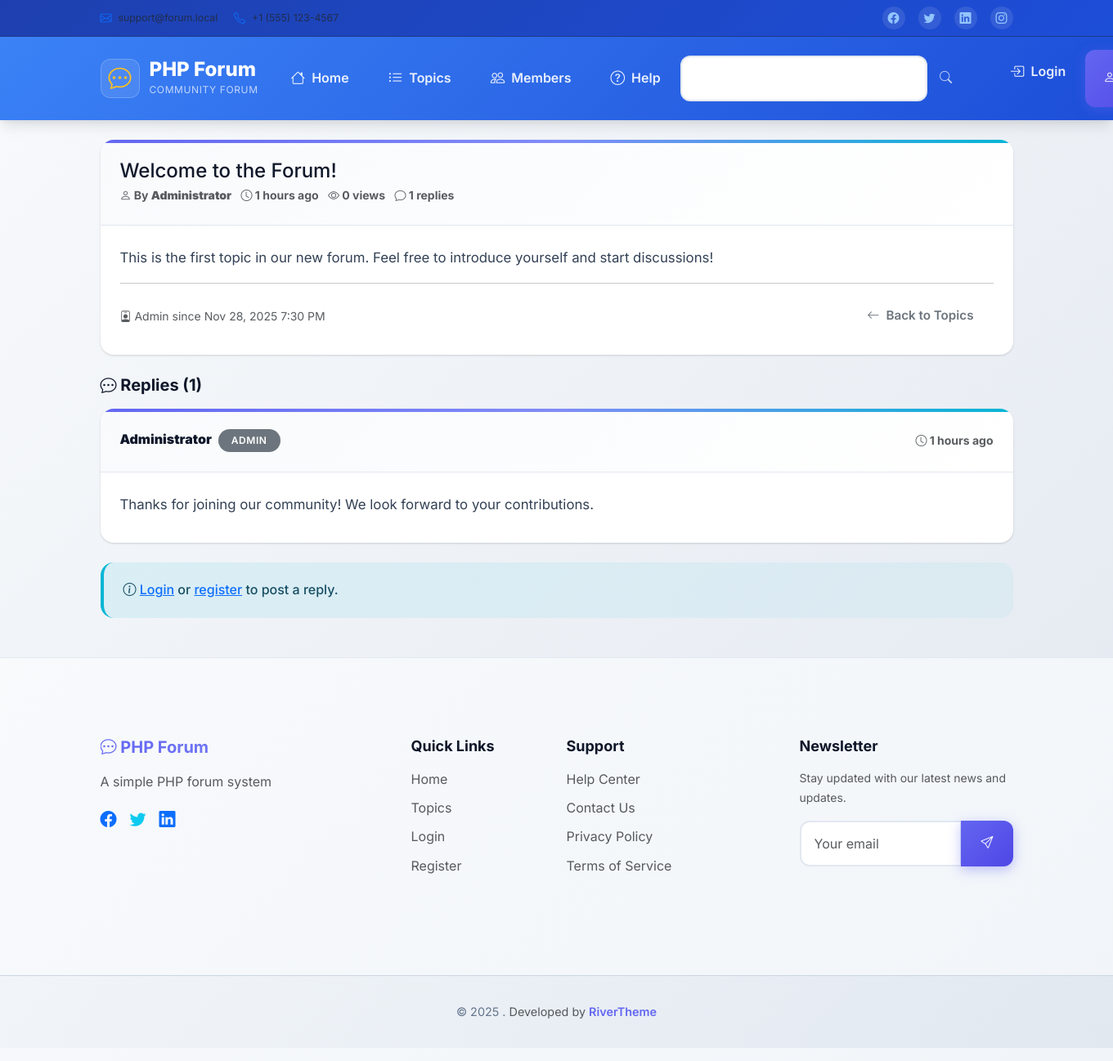
The page /public/forum/view_topic.php?id=1 on the database its author committed.
### tables this page shows
CREATE TABLE topics (
    id INT AUTO_INCREMENT PRIMARY KEY,
    title VARCHAR(255) NOT NULL,
    content TEXT NOT NULL,
    user_id INT NOT NULL,
    created_at TIMESTAMP DEFAULT CURRENT_TIMESTAMP,
    updated_at TIMESTAMP DEFAULT CURRENT_TIMESTAMP ON UPDATE CURRENT_TIMESTAMP,
    is_locked BOOLEAN DEFAULT FALSE,
    is_pinned BOOLEAN DEFAULT FALSE,
    view_count INT DEFAULT 0,
    reply_count INT DEFAULT 0,
    last_reply_at TIMESTAMP NULL,
    last_reply_user_id INT NULL,
    FOREIGN KEY (user_id) REFERENCES users(id) ON DELETE CASCADE,
    FOREIGN KEY (last_reply_user_id) REFERENCES users(id) ON DELETE SET NULL,
    INDEX idx_created_at (created_at),
    INDEX idx_user_id (user_id),
    INDEX idx_pinned_created (is_pinned, created_at),
    INDEX idx_last_reply (last_reply_at),
    FULLTEXT idx_title_content (title, content)
);

CREATE TABLE users (
    id INT AUTO_INCREMENT PRIMARY KEY,
    username VARCHAR(50) NOT NULL UNIQUE,
    email VARCHAR(100) NOT NULL UNIQUE,
    password_hash VARCHAR(255) NOT NULL,
    display_name VARCHAR(100) NOT NULL,
    join_date TIMESTAMP DEFAULT CURRENT_TIMESTAMP,
    last_login TIMESTAMP NULL,
    is_active BOOLEAN DEFAULT TRUE,
    user_role ENUM('user', 'moderator', 'admin') DEFAULT 'user',
    INDEX idx_username (username),
    INDEX idx_email (email),
    INDEX idx_active (is_active)
);

CREATE TABLE replies (
    id INT AUTO_INCREMENT PRIMARY KEY,
    topic_id INT NOT NULL,
    user_id INT NOT NULL,
    content TEXT NOT NULL,
    parent_reply_id INT NULL,
    created_at TIMESTAMP DEFAULT CURRENT_TIMESTAMP,
    updated_at TIMESTAMP DEFAULT CURRENT_TIMESTAMP ON UPDATE CURRENT_TIMESTAMP,
    is_deleted BOOLEAN DEFAULT FALSE,
    FOREIGN KEY (topic_id) REFERENCES topics(id) ON DELETE CASCADE,
    FOREIGN KEY (user_id) REFERENCES users(id) ON DELETE CASCADE,
    FOREIGN KEY (parent_reply_id) REFERENCES replies(id) ON DELETE SET NULL,
    INDEX idx_topic_id (topic_id),
    INDEX idx_user_id (user_id),
    INDEX idx_created_at (created_at),
    INDEX idx_parent_reply (parent_reply_id),
    INDEX idx_topic_created (topic_id, created_at)
);

### includes/functions.php (called while the page is built, shortened)
<?php
function sanitize_input($input) {
    return htmlspecialchars(trim($input), ENT_QUOTES, 'UTF-8');
}
function is_logged_in() {
    return isset($_SESSION['user_id']) && !empty($_SESSION['user_id']);
}
function format_date($date) {
    return date('M j, Y g:i A', strtotime($date));
}
function time_ago($date) {
    $time = time() - strtotime($date);
    if ($time < 86400) return floor($time/3600) . ' hours ago';
    return format_date($date);
}
?>

### public/forum/view_topic.php (the view, shortened to what this page needs)
<?php
$topic_id = (int)($_GET['id'] ?? 0);
$page = max(1, (int)($_GET['page'] ?? 1));
$errors = [];
$db = getDB();
$stmt = $db->prepare("
    SELECT t.*, u.username, u.display_name, u.user_role, u.join_date
    FROM topics t
    JOIN users u ON t.user_id = u.id
    WHERE t.id = ?
");
$stmt->execute([$topic_id]);
$topic = $stmt->fetch();
$offset = ($page - 1) * REPLIES_PER_PAGE;
$stmt = $db->prepare("
    SELECT r.*, u.username, u.display_name, u.user_role, u.join_date,
           parent_u.display_name as parent_author
    FROM replies r
    JOIN users u ON r.user_id = u.id
    LEFT JOIN replies parent_r ON r.parent_reply_id = parent_r.id
    LEFT JOIN users parent_u ON parent_r.user_id = parent_u.id
    WHERE r.topic_id = ? AND r.is_deleted = 0
    ORDER BY r.created_at ASC
    LIMIT ? OFFSET ?
");
$stmt->execute([$topic_id, REPLIES_PER_PAGE, $offset]);
$replies = $stmt->fetchAll();
$stmt = $db->prepare("SELECT COUNT(*) FROM replies WHERE topic_id = ? AND is_deleted = 0");
$stmt->execute([$topic_id]);
$total_replies = $stmt->fetchColumn();
include '../../includes/header.php';
?>
<div class="card mb-4">
    <div class="card-header d-flex justify-content-between align-items-start">
        <div>
            <h1 class="h4 mb-1"><?php echo sanitize_input($topic['title']); ?></h1>
            <div class="text-muted small">
                <i class="bi bi-person"></i> By <strong><?php echo sanitize_input($topic['display_name']); ?></strong>
                <i class="bi bi-clock ms-2"></i> <?php echo time_ago($topic['created_at']); ?>
                <i class="bi bi-eye ms-2"></i> <?php echo $topic['view_count']; ?> views
                <i class="bi bi-chat ms-2"></i> <?php echo $topic['reply_count']; ?> replies
            </div>
        </div>
    </div>
    <div class="card-body">
        <div class="topic-content">
            <?php echo $topic['content']; ?>
        </div>
        <hr>
        <div class="d-flex justify-content-between align-items-center">
            <div class="text-muted small">
                <i class="bi bi-person-badge"></i>
                <?php echo ucfirst($topic['user_role']); ?> since <?php echo format_date($topic['join_date']); ?>
            </div>
            <div>
                <a href="topics.php" class="btn btn-outline-secondary btn-sm">
                    <i class="bi bi-arrow-left"></i> Back to Topics
                </a>
            </div>
        </div>
    </div>
</div>
<div id="replies">
    <h5><i class="bi bi-chat-dots"></i> Replies (<?php echo $total_replies; ?>)</h5>
    <?php if (empty($replies)): ?>
        <div class="alert alert-info">
            <i class="bi bi-info-circle"></i> No replies yet. Be the first to reply!
        </div>
    <?php else: ?>
        <?php foreach ($replies as $reply): ?>
            <div class="card mb-3" id="reply-<?php echo $reply['id']; ?>">
                <div class="card-header d-flex justify-content-between align-items-center">
                    <div>
                        <strong><?php echo sanitize_input($reply['display_name']); ?></strong>
                        <span class="badge bg-secondary ms-1"><?php echo ucfirst($reply['user_role']); ?></span>
                    </div>
                    <small class="text-muted">
                        <i class="bi bi-clock"></i> <?php echo time_ago($reply['created_at']); ?>
                    </small>
                </div>
                <div class="card-body">
                    <div class="reply-content">
                        <?php echo $reply['content']; ?>
                    </div>
                </div>
            </div>
        <?php endforeach; ?>
    <?php endif; ?>
</div>
<?php if (is_logged_in() && !$topic['is_locked']): ?>
    <div class="card mt-4">
        <div class="card-header">
            <h6 class="mb-0"><i class="bi bi-plus-circle"></i> Post a Reply</h6>
        </div>
        <div class="card-body">
            <?php if (!empty($errors)): ?>
                <div class="alert alert-danger">
                    <ul class="mb-0">
                        <?php foreach ($errors as $error): ?>
                            <li><?php echo sanitize_input($error); ?></li>
                        <?php endforeach; ?>
                    </ul>
                </div>
            <?php endif; ?>
            <form method="POST" action="" id="reply-form">
                <input type="hidden" name="csrf_token" value="<?php echo generate_csrf_token(); ?>">
                <input type="hidden" name="parent_reply_id" id="parent_reply_id" value="">
                <div id="reply-context" class="alert alert-info" style="display: none;">
                    <i class="bi bi-reply"></i> Replying to <strong id="reply-author"></strong>
                    <button type="button" class="btn-close float-end" id="cancel-reply"></button>
                </div>
                <div class="mb-3">
                    <label for="content" class="form-label">Your Reply</label>
                    <textarea class="form-control" id="content" name="content" rows="4"
                              required minlength="5"
                              placeholder="Write your reply here..."><?php echo sanitize_input($_POST['content'] ?? ''); ?></textarea>
                </div>
                <div class="d-flex gap-2">
                    <button type="submit" class="btn btn-primary">
                        <i class="bi bi-send"></i> Post Reply
                    </button>
                    <button type="button" class="btn btn-secondary" id="cancel-reply-btn" style="display: none;">
                        Cancel Reply
                    </button>
                </div>
            </form>
        </div>
    </div>
<?php elseif (!is_logged_in()): ?>
    <div class="alert alert-info mt-4">
        <i class="bi bi-info-circle"></i>
                        <a href="../auth/login.php">Login</a> or <a href="../auth/register.php">register</a> to post a reply.
    </div>
<?php elseif ($topic['is_locked']): ?>
    <div class="alert alert-warning mt-4">
        <i class="bi bi-lock"></i> This topic is locked and cannot receive new replies.
    </div>
<?php endif; ?>
<?php include '../../includes/footer.php'; ?>

### public/css/style.css (style rules this page uses)
:root { --primary-color: #6366f1; --primary-dark: #4f46e5; --primary-light: #818cf8; --secondary-color: #64748b; --success-color: #10b981; --danger-color: #ef4444; --warning-color: #f59e0b; --info-color: #06b6d4; --light-color: #f8fafc; --dark-color: #1e293b; --gray-50: #f8fafc; --gray-100: #f1f5f9; --gray-200: #e2e8f0; --gray-300: #cbd5e1; --gray-400: #94a3b8; --gray-500: #64748b; --gray-600: #475569; --gray-700: #334155; --gray-800: #1e293b; --gray-900: #0f172a; --border-radius: 12px; --border-radius-lg: 16px; --border-radius-xl: 20px; --box-shadow: 0 1px 3px 0 rgba(0, 0, 0, 0.1), 0 1px 2px 0 rgba(0, 0, 0, 0.06); --box-shadow-lg: 0 10px 15px -3px rgba(0, 0, 0, 0.1), 0 4px 6px -2px rgba(0, 0, 0, 0.05); --box-shadow-xl: 0 20px 25px -5px rgba(0, 0, 0, 0.1), 0 10px 10px -5px rgba(0, 0, 0, 0.04); --transition: all 0.3s cubic-bezier(0.4, 0, 0.2, 1); --transition-fast: all 0.15s cubic-bezier(0.4, 0, 0.2, 1); }
* { box-sizing: border-box; }
body { font-family: 'Inter', -apple-system, BlinkMacSystemFont, 'Segoe UI', Roboto, 'Helvetica Neue', Arial, sans-serif; line-height: 1.7; color: var(--gray-800); background: linear-gradient(135deg, #f8fafc 0%, #e2e8f0 100%); min-height: 100vh; font-size: 16px; font-weight: 400; }
h1, h2, h3, h4, h5, h6 { font-weight: 700; line-height: 1.3; color: var(--gray-900); margin-bottom: 1rem; }
h1 { font-size: 2.5rem; }
h5 { font-size: 1.25rem; }
.card { border: none; border-radius: var(--border-radius-lg); box-shadow: var(--box-shadow); transition: var(--transition); overflow: hidden; background: white; position: relative; }
.card::before { content: ''; position: absolute; top: 0; left: 0; right: 0; height: 4px; background: linear-gradient(90deg, var(--primary-color), var(--primary-light), var(--info-color)); }
.card-header { background: linear-gradient(135deg, var(--gray-50), white); border-bottom: 1px solid var(--gray-200); padding: 1.5rem; font-weight: 700; color: var(--gray-900); }
.card-body { padding: 1.5rem; }
.btn { border-radius: var(--border-radius); font-weight: 600; padding: 0.75rem 1.5rem; transition: var(--transition); border: none; position: relative; overflow: hidden; text-decoration: none; display: inline-flex; align-items: center; justify-content: center; gap: 0.5rem; font-size: 0.95rem; }
.btn::before { content: ''; position: absolute; top: 0; left: -100%; width: 100%; height: 100%; background: linear-gradient(90deg, transparent, rgba(255, 255, 255, 0.3), transparent); transition: left 0.6s; }
.badge { border-radius: 20px; padding: 0.5rem 1rem; font-weight: 600; font-size: 0.75rem; text-transform: uppercase; letter-spacing: 0.05em; }
.alert { border: none; border-radius: var(--border-radius-lg); padding: 1.25rem 1.5rem; margin-bottom: 1.5rem; border-left: 4px solid; font-weight: 500; }
.alert-info { background: linear-gradient(135deg, rgba(6, 182, 212, 0.1), rgba(6, 182, 212, 0.05)); border-left-color: var(--info-color); color: #164e63; }
.topic-content, .reply-content { line-height: 1.8; font-size: 1.05rem; color: var(--gray-700); }

### rows shown on the page
topics: title "Welcome to the Forum!", user.display_name "Administrator", created_at "1 hours ago", view_count "0", reply_count "1", content "This is the first topic in our new forum. Feel free to introduce yourself and start discussions!", user.user_role "Admin", user.join_date "Nov 28, 2025 7:30 PM"
replies: user.display_name "Administrator", user.user_role "ADMIN", created_at "1 hours ago", content "Thanks for joining our community! We look forward to your contributions."

### other values the page prints
SITE_NAME "PHP Forum"
$total_replies "1"
SITE_DESCRIPTION "A simple PHP forum system"
